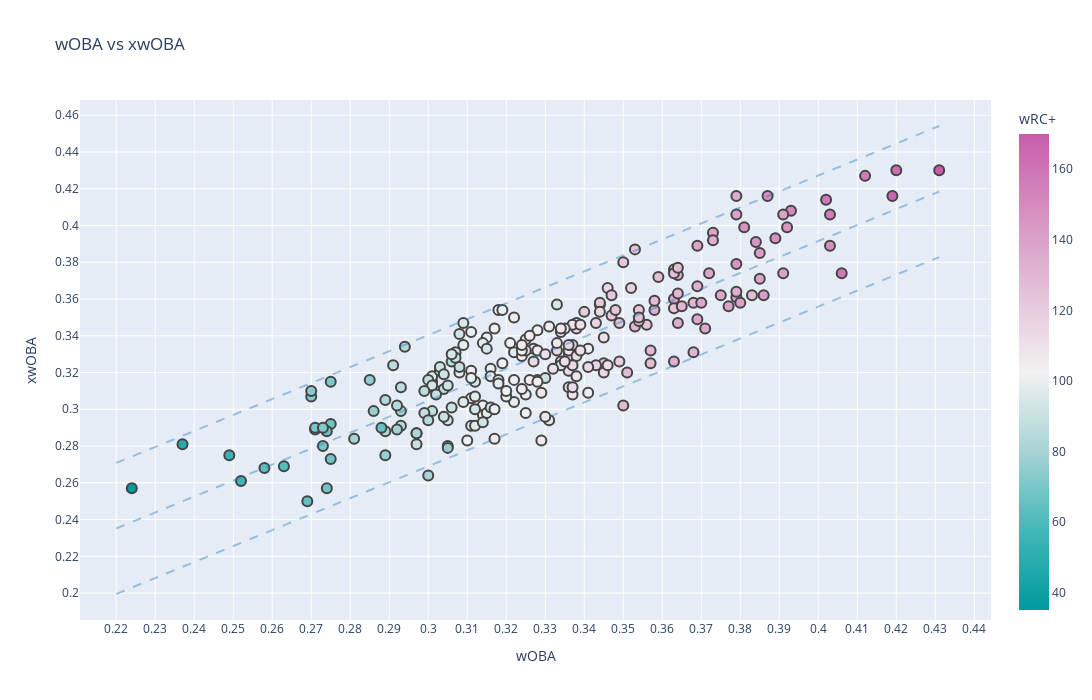

The code cell stored with this chart in its notebook:
### Code cell
import plotly.graph_objects as go 
x = savant_df['wOBA']
y = savant_df['xwOBA']


fig = px.scatter(
    savant_df, x="wOBA", y="xwOBA",
    color='wRC+',
    hover_name='Name',
    hover_data=['Team', 'PA'],
    # trendline='ols',
    # trendline_color_override='purple',
    color_continuous_scale=px.colors.diverging.Tropic,
    width=1350, height=700,
    title=f'wOBA vs xwOBA'
    )
fig.update_traces(marker_line_width=2, marker_size=10)
fig.update_yaxes(nticks=20)
fig.update_xaxes(nticks=40)

# add regression and standard deviation lines
#obtain m (slope) and b(intercept) of linear regression line
# x=savant_df["wOBA"]
# y=savant_df["xwOBA"]
m, b = np.polyfit(x, y, 1)

#add linear regression lines to scatterplot and
x_linspace = np.linspace(0.22, x.max(), 100)
y_sigma = y.std()


# Adding regression line and std line
# Note: I know I can add regression line with trendline='ols but want to add std lines too so easier to add regression line this way too
def hex_to_rgba(h, alpha):
    '''
    converts color value in hex format to rgba format with alpha transparency
    '''
    return tuple([int(h.lstrip('#')[i:i+2], 16) for i in (0, 2, 4)] + [alpha])

COLORS = px.colors.qualitative.D3
hex_color =COLORS[0]

fig.add_traces(go.Scatter(
    x=x_linspace, 
    y=m*x_linspace+b, 
    showlegend=False,
    name='regression',
    line=dict(
        color='rgba' + str(hex_to_rgba(h=hex_color, alpha=0.4)
    ),
    width=2,
    dash='dash')
))

fig.add_traces(go.Scatter(
    x=x_linspace, 
    y=m*x_linspace+(b+y_sigma), 
    showlegend=False,
    name='+1 st_dev',
    line=dict(
        color='rgba' + str(hex_to_rgba(h=hex_color, alpha=0.4)
    ),
    width=2,
    dash='dash')
))

fig.add_traces(go.Scatter(
    x=x_linspace, 
    y=m*x_linspace+(b-y_sigma), 
    showlegend=False,
    name='-1 st_dev',
    line=dict(
        color='rgba' + str(hex_to_rgba(h=hex_color, alpha=0.4)
    ),
    width=2,
    dash='dash')
))




fig.show()
